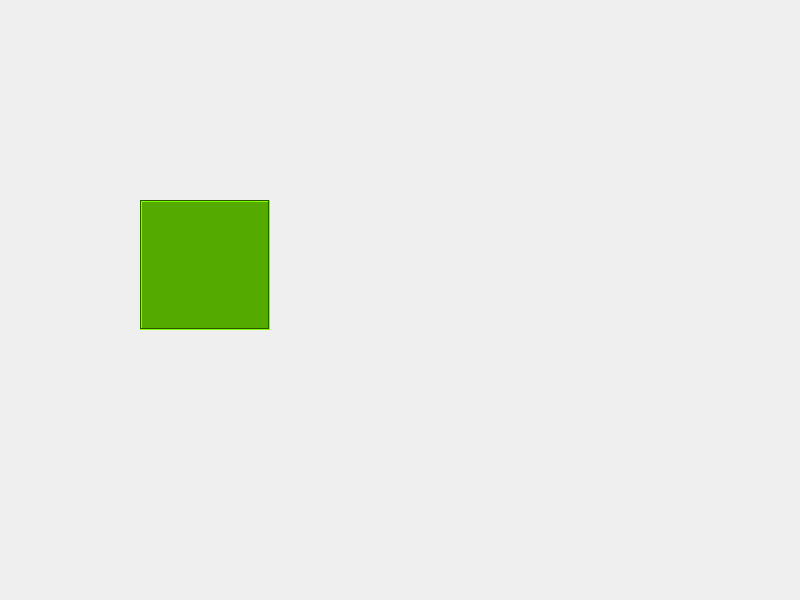
<?xml version="1.0" encoding="UTF-8"?>
<ui version="4.0">
 <class>MouseDialog</class>
 <widget class="QDialog" name="MouseDialog">
  <property name="geometry">
   <rect>
    <x>0</x>
    <y>0</y>
    <width>800</width>
    <height>600</height>
   </rect>
  </property>
  <property name="windowTitle">
   <string>MouseDialog</string>
  </property>
  <widget class="QLabel" name="label">
   <property name="geometry">
    <rect>
     <x>140</x>
     <y>200</y>
     <width>130</width>
     <height>130</height>
    </rect>
   </property>
   <property name="palette">
    <palette>
     <active>
      <colorrole role="WindowText">
       <brush brushstyle="SolidPattern">
        <color alpha="255">
         <red>0</red>
         <green>0</green>
         <blue>0</blue>
        </color>
       </brush>
      </colorrole>
      <colorrole role="Button">
       <brush brushstyle="SolidPattern">
        <color alpha="255">
         <red>85</red>
         <green>170</green>
         <blue>0</blue>
        </color>
       </brush>
      </colorrole>
      <colorrole role="Light">
       <brush brushstyle="SolidPattern">
        <color alpha="255">
         <red>128</red>
         <green>255</green>
         <blue>0</blue>
        </color>
       </brush>
      </colorrole>
      <colorrole role="Midlight">
       <brush brushstyle="SolidPattern">
        <color alpha="255">
         <red>106</red>
         <green>212</green>
         <blue>0</blue>
        </color>
       </brush>
      </colorrole>
      <colorrole role="Dark">
       <brush brushstyle="SolidPattern">
        <color alpha="255">
         <red>43</red>
         <green>85</green>
         <blue>0</blue>
        </color>
       </brush>
      </colorrole>
      <colorrole role="Mid">
       <brush brushstyle="SolidPattern">
        <color alpha="255">
         <red>57</red>
         <green>113</green>
         <blue>0</blue>
        </color>
       </brush>
      </colorrole>
      <colorrole role="Text">
       <brush brushstyle="SolidPattern">
        <color alpha="255">
         <red>0</red>
         <green>0</green>
         <blue>0</blue>
        </color>
       </brush>
      </colorrole>
      <colorrole role="BrightText">
       <brush brushstyle="SolidPattern">
        <color alpha="255">
         <red>255</red>
         <green>255</green>
         <blue>255</blue>
        </color>
       </brush>
      </colorrole>
      <colorrole role="ButtonText">
       <brush brushstyle="SolidPattern">
        <color alpha="255">
         <red>0</red>
         <green>0</green>
         <blue>0</blue>
        </color>
       </brush>
      </colorrole>
      <colorrole role="Base">
       <brush brushstyle="SolidPattern">
        <color alpha="255">
         <red>255</red>
         <green>255</green>
         <blue>255</blue>
        </color>
       </brush>
      </colorrole>
      <colorrole role="Window">
       <brush brushstyle="SolidPattern">
        <color alpha="255">
         <red>85</red>
         <green>170</green>
         <blue>0</blue>
        </color>
       </brush>
      </colorrole>
      <colorrole role="Shadow">
       <brush brushstyle="SolidPattern">
        <color alpha="255">
         <red>0</red>
         <green>0</green>
         <blue>0</blue>
        </color>
       </brush>
      </colorrole>
      <colorrole role="AlternateBase">
       <brush brushstyle="SolidPattern">
        <color alpha="255">
         <red>170</red>
         <green>212</green>
         <blue>127</blue>
        </color>
       </brush>
      </colorrole>
      <colorrole role="ToolTipBase">
       <brush brushstyle="SolidPattern">
        <color alpha="255">
         <red>255</red>
         <green>255</green>
         <blue>220</blue>
        </color>
       </brush>
      </colorrole>
      <colorrole role="ToolTipText">
       <brush brushstyle="SolidPattern">
        <color alpha="255">
         <red>0</red>
         <green>0</green>
         <blue>0</blue>
        </color>
       </brush>
      </colorrole>
      <colorrole role="PlaceholderText">
       <brush brushstyle="SolidPattern">
        <color alpha="128">
         <red>0</red>
         <green>0</green>
         <blue>0</blue>
        </color>
       </brush>
      </colorrole>
     </active>
     <inactive>
      <colorrole role="WindowText">
       <brush brushstyle="SolidPattern">
        <color alpha="255">
         <red>0</red>
         <green>0</green>
         <blue>0</blue>
        </color>
       </brush>
      </colorrole>
      <colorrole role="Button">
       <brush brushstyle="SolidPattern">
        <color alpha="255">
         <red>85</red>
         <green>170</green>
         <blue>0</blue>
        </color>
       </brush>
      </colorrole>
      <colorrole role="Light">
       <brush brushstyle="SolidPattern">
        <color alpha="255">
         <red>128</red>
         <green>255</green>
         <blue>0</blue>
        </color>
       </brush>
      </colorrole>
      <colorrole role="Midlight">
       <brush brushstyle="SolidPattern">
        <color alpha="255">
         <red>106</red>
         <green>212</green>
         <blue>0</blue>
        </color>
       </brush>
      </colorrole>
      <colorrole role="Dark">
       <brush brushstyle="SolidPattern">
        <color alpha="255">
         <red>43</red>
         <green>85</green>
         <blue>0</blue>
        </color>
       </brush>
      </colorrole>
      <colorrole role="Mid">
       <brush brushstyle="SolidPattern">
        <color alpha="255">
         <red>57</red>
         <green>113</green>
         <blue>0</blue>
        </color>
       </brush>
      </colorrole>
      <colorrole role="Text">
       <brush brushstyle="SolidPattern">
        <color alpha="255">
         <red>0</red>
         <green>0</green>
         <blue>0</blue>
        </color>
       </brush>
      </colorrole>
      <colorrole role="BrightText">
       <brush brushstyle="SolidPattern">
        <color alpha="255">
         <red>255</red>
         <green>255</green>
         <blue>255</blue>
        </color>
       </brush>
      </colorrole>
      <colorrole role="ButtonText">
       <brush brushstyle="SolidPattern">
        <color alpha="255">
         <red>0</red>
         <green>0</green>
         <blue>0</blue>
        </color>
       </brush>
      </colorrole>
      <colorrole role="Base">
       <brush brushstyle="SolidPattern">
        <color alpha="255">
         <red>255</red>
         <green>255</green>
         <blue>255</blue>
        </color>
       </brush>
      </colorrole>
      <colorrole role="Window">
       <brush brushstyle="SolidPattern">
        <color alpha="255">
         <red>85</red>
         <green>170</green>
         <blue>0</blue>
        </color>
       </brush>
      </colorrole>
      <colorrole role="Shadow">
       <brush brushstyle="SolidPattern">
        <color alpha="255">
         <red>0</red>
         <green>0</green>
         <blue>0</blue>
        </color>
       </brush>
      </colorrole>
      <colorrole role="AlternateBase">
       <brush brushstyle="SolidPattern">
        <color alpha="255">
         <red>170</red>
         <green>212</green>
         <blue>127</blue>
        </color>
       </brush>
      </colorrole>
      <colorrole role="ToolTipBase">
       <brush brushstyle="SolidPattern">
        <color alpha="255">
         <red>255</red>
         <green>255</green>
         <blue>220</blue>
        </color>
       </brush>
      </colorrole>
      <colorrole role="ToolTipText">
       <brush brushstyle="SolidPattern">
        <color alpha="255">
         <red>0</red>
         <green>0</green>
         <blue>0</blue>
        </color>
       </brush>
      </colorrole>
      <colorrole role="PlaceholderText">
       <brush brushstyle="SolidPattern">
        <color alpha="128">
         <red>0</red>
         <green>0</green>
         <blue>0</blue>
        </color>
       </brush>
      </colorrole>
     </inactive>
     <disabled>
      <colorrole role="WindowText">
       <brush brushstyle="SolidPattern">
        <color alpha="255">
         <red>43</red>
         <green>85</green>
         <blue>0</blue>
        </color>
       </brush>
      </colorrole>
      <colorrole role="Button">
       <brush brushstyle="SolidPattern">
        <color alpha="255">
         <red>85</red>
         <green>170</green>
         <blue>0</blue>
        </color>
       </brush>
      </colorrole>
      <colorrole role="Light">
       <brush brushstyle="SolidPattern">
        <color alpha="255">
         <red>128</red>
         <green>255</green>
         <blue>0</blue>
        </color>
       </brush>
      </colorrole>
      <colorrole role="Midlight">
       <brush brushstyle="SolidPattern">
        <color alpha="255">
         <red>106</red>
         <green>212</green>
         <blue>0</blue>
        </color>
       </brush>
      </colorrole>
      <colorrole role="Dark">
       <brush brushstyle="SolidPattern">
        <color alpha="255">
         <red>43</red>
         <green>85</green>
         <blue>0</blue>
        </color>
       </brush>
      </colorrole>
      <colorrole role="Mid">
       <brush brushstyle="SolidPattern">
        <color alpha="255">
         <red>57</red>
         <green>113</green>
         <blue>0</blue>
        </color>
       </brush>
      </colorrole>
      <colorrole role="Text">
       <brush brushstyle="SolidPattern">
        <color alpha="255">
         <red>43</red>
         <green>85</green>
         <blue>0</blue>
        </color>
       </brush>
      </colorrole>
      <colorrole role="BrightText">
       <brush brushstyle="SolidPattern">
        <color alpha="255">
         <red>255</red>
         <green>255</green>
         <blue>255</blue>
        </color>
       </brush>
      </colorrole>
      <colorrole role="ButtonText">
       <brush brushstyle="SolidPattern">
        <color alpha="255">
         <red>43</red>
         <green>85</green>
         <blue>0</blue>
        </color>
       </brush>
      </colorrole>
      <colorrole role="Base">
       <brush brushstyle="SolidPattern">
        <color alpha="255">
         <red>85</red>
         <green>170</green>
         <blue>0</blue>
        </color>
       </brush>
      </colorrole>
      <colorrole role="Window">
       <brush brushstyle="SolidPattern">
        <color alpha="255">
         <red>85</red>
         <green>170</green>
         <blue>0</blue>
        </color>
       </brush>
      </colorrole>
      <colorrole role="Shadow">
       <brush brushstyle="SolidPattern">
        <color alpha="255">
         <red>0</red>
         <green>0</green>
         <blue>0</blue>
        </color>
       </brush>
      </colorrole>
      <colorrole role="AlternateBase">
       <brush brushstyle="SolidPattern">
        <color alpha="255">
         <red>85</red>
         <green>170</green>
         <blue>0</blue>
        </color>
       </brush>
      </colorrole>
      <colorrole role="ToolTipBase">
       <brush brushstyle="SolidPattern">
        <color alpha="255">
         <red>255</red>
         <green>255</green>
         <blue>220</blue>
        </color>
       </brush>
      </colorrole>
      <colorrole role="ToolTipText">
       <brush brushstyle="SolidPattern">
        <color alpha="255">
         <red>0</red>
         <green>0</green>
         <blue>0</blue>
        </color>
       </brush>
      </colorrole>
      <colorrole role="PlaceholderText">
       <brush brushstyle="SolidPattern">
        <color alpha="128">
         <red>0</red>
         <green>0</green>
         <blue>0</blue>
        </color>
       </brush>
      </colorrole>
     </disabled>
    </palette>
   </property>
   <property name="autoFillBackground">
    <bool>true</bool>
   </property>
   <property name="styleSheet">
    <string notr="true"/>
   </property>
   <property name="frameShape">
    <enum>QFrame::Box</enum>
   </property>
   <property name="frameShadow">
    <enum>QFrame::Sunken</enum>
   </property>
   <property name="text">
    <string/>
   </property>
  </widget>
 </widget>
 <resources/>
 <connections/>
</ui>
